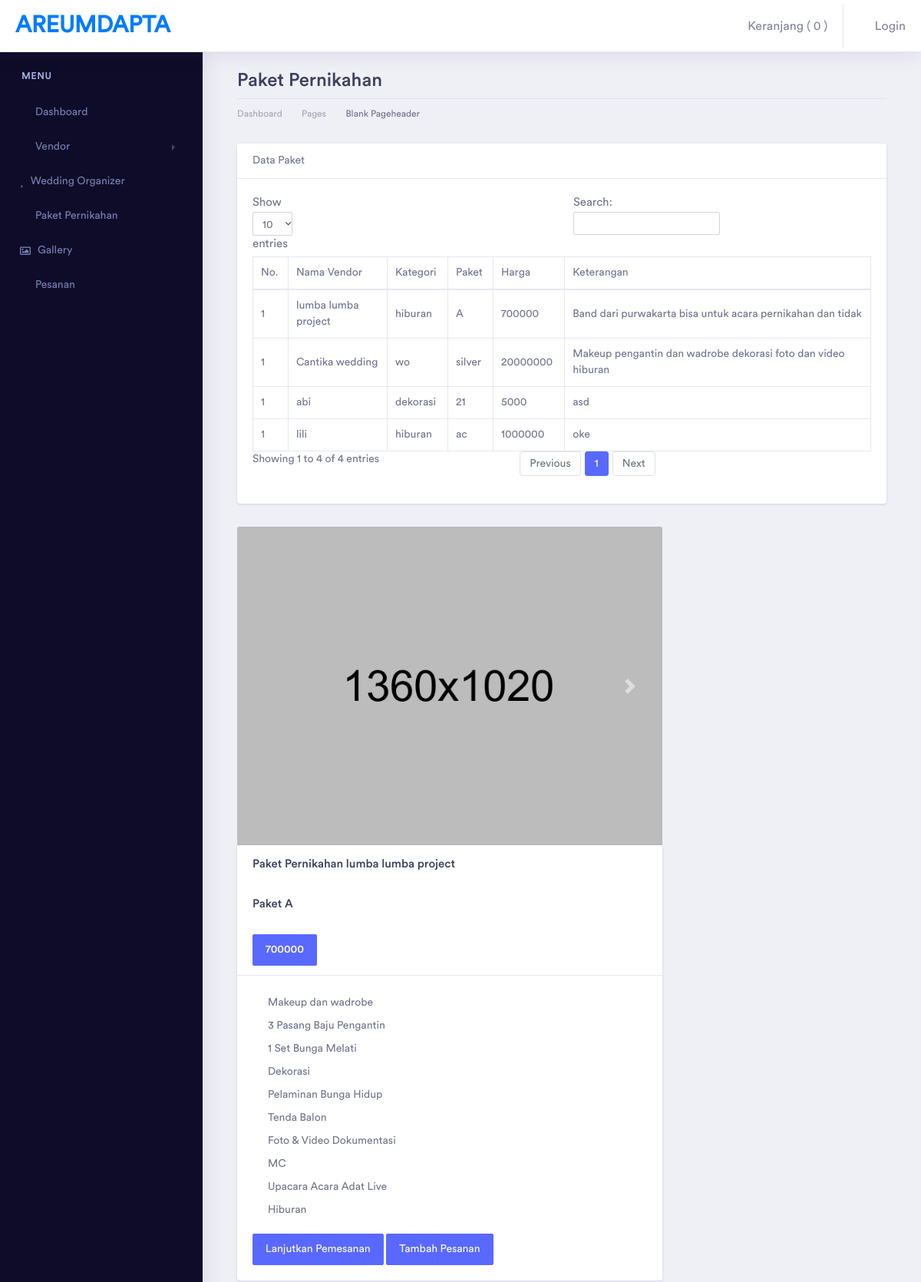
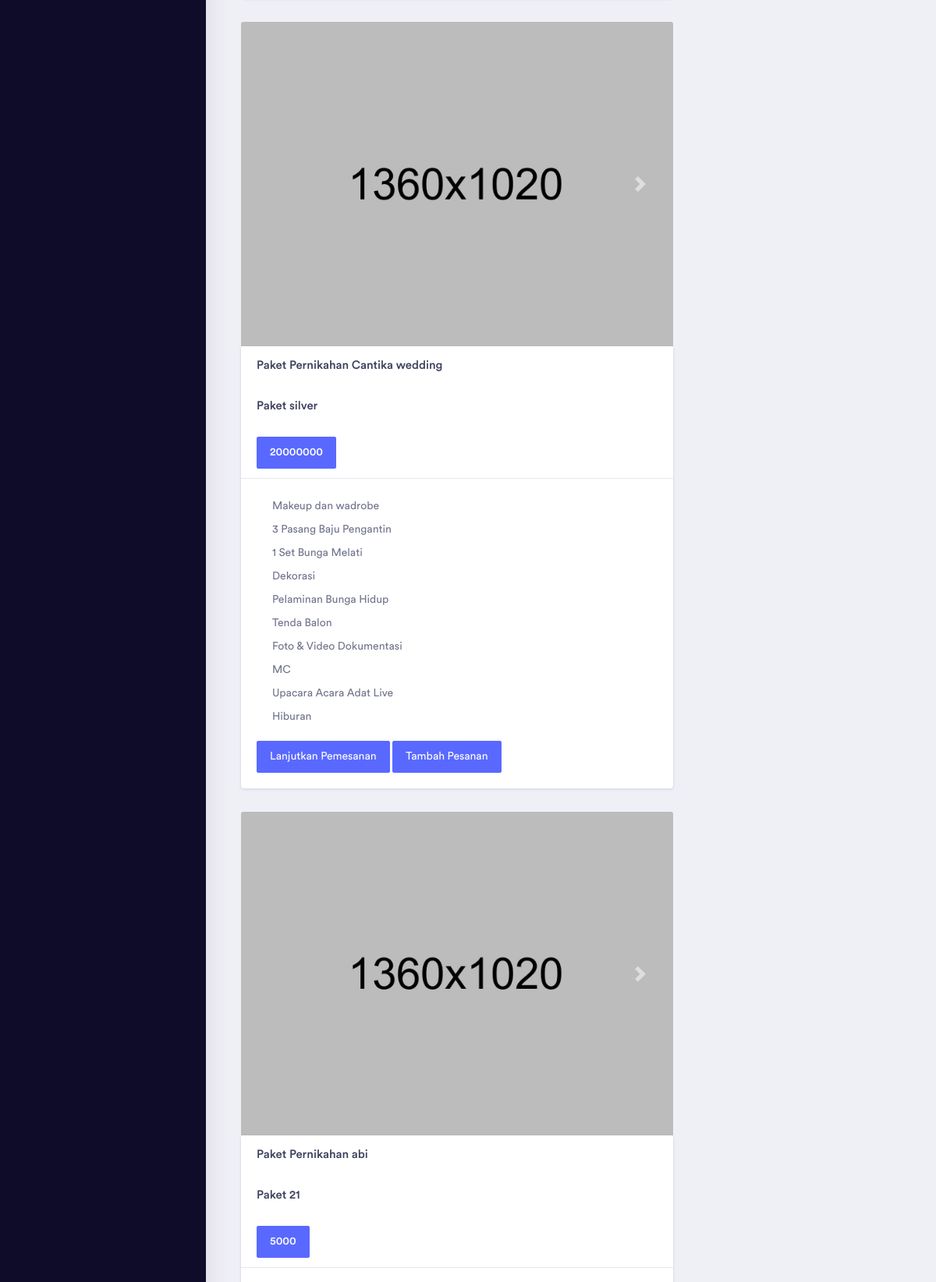
The page /index.php/user/paket (upper part) on the database its author committed (2 pictures, top to bottom).
### tables this page shows
CREATE TABLE `tb_jasa` (
  `idjasa` int(11) NOT NULL,
  `fk_idvendor` int(11) NOT NULL,
  `nama_vendor` varchar(128) NOT NULL,
  `kategori` varchar(128) NOT NULL,
  `paket` varchar(128) NOT NULL,
  `harga` int(11) NOT NULL,
  `keterangan` varchar(128) NOT NULL,
  `image` varchar(255) NOT NULL
);

### application/controllers/User.php (called while the page is built, shortened)
<?php
class User extends CI_Controller {
    function __construct()
    {
 		$this->load->model('M_All');
 	}
    public function paket()
    {
        $where_user = array('username' => $this->session->userdata('username'), );
        $data['user'] = $this->M_All->view_where('user', $where_user)->row_array();
        $data['wedding'] = $this->M_All->get('tb_jasa')->result();
        $this->load->view('beranda/header', $data);
        $this->load->view('konten/home/Paket');
        $this->load->view('beranda/footer');
    }
}

### index.php (called while the page is built, shortened)
<?php
require_once BASEPATH.'core/CodeIgniter.php';

### application/models/M_All.php (called while the page is built, shortened)
<?php
class M_All extends CI_Model{
    public function get($table)
    {
        return $this->db->get($table);
    }
}

### application/views/konten/home/paket.php (the view, shortened to what this page needs)
<div class="dashboard-wrapper">
    <div class="container-fluid dashboard-content">
        <div class="row">
            <div class="col-xl-12 col-lg-12 col-md-12 col-sm-12 col-12">
                <div class="page-header">
                    <h2 class="pageheader-title">Paket Pernikahan </h2>
                    <div class="page-breadcrumb">
                        <nav aria-label="breadcrumb">
                            <ol class="breadcrumb">
                                <li class="breadcrumb-item"><a href="#" class="breadcrumb-link">Dashboard</a></li>
                                <li class="breadcrumb-item"><a href="#" class="breadcrumb-link">Pages</a></li>
                                <li class="breadcrumb-item active" aria-current="page">Blank Pageheader</li>
                            </ol>
                        </nav>
                    </div>
                </div>
            </div>
        </div>
        <div class="row">
            <div class="col">
                <div class="card">
                    <div class="card-header">
                        Data Paket
                    </div>
                    <div class="card-body">
                        <div class="table-responsive">
                            <table class="table table-bordered" id="dataTable" width="100%" cellspacing="0">
                                <thead>
                                    <tr>
                                        <td>No.</td>
                                        <td>Nama Vendor</td>
                                        <td>Kategori</td>
                                        <td>Paket</td>
                                        <td>Harga</td>
                                        <td>Keterangan</td>
                                    </tr>
                                </thead>
                                <tbody>
                                <?php foreach ($wedding as $w): ?>
                                    <tr>
                                        <td>1</td>
                                        <td><?= $w->nama_vendor ?></td>
                                        <td><?= $w->kategori ?></td>
                                        <td><?= $w->paket ?></td>
                                        <td><?= $w->harga ?></td>
                                        <td><?= $w->keterangan ?></td>
                                    </tr>
                                <?php endforeach; ?>
                                </tbody>
                            </table>
                        </div>
                    </div>
                </div>
            </div>
            </div>
            <div class="row">
            <div class="col-xl-8 col-lg-10 col-md-6 col-sm-12 col-12">
                <?php foreach ($wedding as $wo) : ?>
                    <div id="carouselExampleControls" class="carousel slide" data-ride="carousel">
                        <div class="carousel-inner">
                            <div class="carousel-item active">
                                <img class="card-img-top" src="assets/images/card-img.jpg" alt="Card image cap">
                            </div>
                            <a class="carousel-control-next" href="#carouselExampleControls" role="button" data-slide="next">
                                <span class="carousel-control-next-icon" aria-hidden="true"></span>
                                <span class="sr-only">Next</span> </a>
                        </div>
                        <div class="card" id="styled-list">
                            <h5 class="card-header">Paket Pernikahan <?php echo $wo->nama_vendor ?> <br><br>
                                Paket <?php echo $wo->paket ?> <br> <br>
                                <div class="btn btn-primary"> <?php echo $wo->harga ?></div>
                            </h5>
                            <div class="card-body">
                                <ul class="list-unstyled arrow">
                                    <li>Makeup dan wadrobe</li>
                                    <li>3 Pasang Baju Pengantin</li>
                                    <li>1 Set Bunga Melati</li>
                                    <li>Dekorasi</li>
                                    <li>Pelaminan Bunga Hidup</li>
                                    <li>Tenda Balon</li>
                                    <li>Foto & Video Dokumentasi</li>
                                    <li>MC</li>
                                    <li>Upacara Acara Adat Live</li>
                                    <li>Hiburan</li>
                                </ul>
                                <a href="<?= base_url('home/pemesanan') ?>" class="btn btn-primary">Lanjutkan Pemesanan</a>
                                <?php echo anchor('jasa/tambah_ke_pesanan/' . $wo->idjasa, '<div class="btn btn-primary">Tambah Pesanan
                    </div>') ?>
                            </div>
                        </div>
                    <?php endforeach; ?>
                    </div>
            </div>
        </div>
    </div>

### application/views/beranda/header.php (shortened to what this page needs)
<!doctype html>
<html lang="en">
<head>
    <link rel="stylesheet" href="<?= base_url('assets/'); ?>vendor/bootstrap/css/bootstrap.min.css">
    <link href="<?= base_url('assets/'); ?>vendor/fonts/circular-std/style.css" rel="stylesheet">
    <link rel="stylesheet" href="<?= base_url('assets/'); ?>libs/css/style.css">
    <link rel="stylesheet" href="<?= base_url('assets/'); ?>vendor/fonts/fontawesome/css/fontawesome-all.css">
    <link rel="stylesheet" href="<?= base_url('assets/'); ?>vendor/charts/chartist-bundle/chartist.css">
    <link rel="stylesheet" href="<?= base_url('assets/'); ?>vendor/charts/morris-bundle/morris.css">
    <link rel="stylesheet" href="<?= base_url('assets/'); ?>vendor/fonts/material-design-iconic-font/css/materialdesignicons.min.css">
    <link rel="stylesheet" href="<?= base_url('assets/'); ?>vendor/charts/c3charts/c3.css">
    <link rel="stylesheet" href="<?= base_url('assets/'); ?>vendor/fonts/flag-icon-css/flag-icon.min.css">
</head>
<body>
    <div class="dashboard-main-wrapper">
        <div class="dashboard-header">
            <nav class="navbar navbar-expand-lg bg-white fixed-top">
                <a class="navbar-brand" href="index.html">areumdapta</a>
                <div class="collapse navbar-collapse " id="navbarSupportedContent">
                    <ul class="navbar-nav ml-auto navbar-right-top">
                        <div class="nav-item dropdown nav-user">
                            <a class="nav-link nav-user-img" href="#" id="navbarDropdownMenuLink2" data-toggle="dropdown" aria-haspopup="true" aria-expanded="false"><i class="fas fa-shopping-cart mr-2"></i>Keranjang ( <?= $this->cart->total_items()?> )</a>
                        </div>
                        <?php if ($this->session->userdata('status') != 'login'): ?>
                            <li class="nav-item dropdown nav-user">
                                <a class="nav-link nav-user-img" href="#" id="navbarDropdownMenuLink2" data-toggle="dropdown" aria-haspopup="true" aria-expanded="false"><i class="fas fa-user mr-2"></i>Login</a>
                            </li>
                        <?php endif; ?>
                    </ul>
                </div>
            </nav>
        </div>
    </div>
    <div class="nav-left-sidebar sidebar-dark">
        <div class="menu-list">
            <nav class="navbar navbar-expand-lg navbar-light">
                <div class="collapse navbar-collapse" id="navbarNav">
                    <ul class="navbar-nav flex-column">
                        <li class="nav-divider">
                            Menu
                        </li>
                        <li class="nav-item ">
                            <a class="nav-link" href="<?= base_url('beranda'); ?>"><i class="fas fa-tachometer-alt"></i>Dashboard</a>
                        </li>
                        <li class="nav-item">
                            <a class="nav-link" href="" data-toggle="collapse" aria-expanded="false" data-target="#submenu-2" aria-controls="submenu-2"><i class="fas fa-hand-holding-heart"></i>Vendor</a>
                        </li>
                        <li class="nav-item">
                            <a class="nav-link" href="<?= base_url('beranda/wedding_organizer') ?>"><i class="fas fa-heart"></i>Wedding Organizer</a>
                        <li class="nav-item ">
                            <a class="nav-link" href="<?= base_url('beranda/paket') ?>"><i class="fas fa-list-alt"></i>Paket Pernikahan</a>
                        </li>
                        <li class="nav-item">
                            <a class="nav-link" href="<?= base_url('gallery') ?>"><i class="far fa-image"></i>Gallery</a>
                        </li>
                        <li class="nav-item">
                            <a class="nav-link" href="<?= base_url('beranda/pesanan') ?>"><i class="fas fa-th-list"></i>Pesanan</a>
                        </li>
                    </ul>
                </div>
            </nav>
        </div>
    </div>
    <div class="container-fluid">

### application/views/beranda/footer.php (shortened to what this page needs)
</div>
</body>
</html>

### rows shown on the page
tb_jasa: nama_vendor "lumba lumba project", kategori "hiburan", paket "A", harga "700000", keterangan "Band dari purwakarta bisa untuk acara pernikahan dan tidak", idjasa "Tambah Pesanan"
tb_jasa: nama_vendor "Cantika wedding", kategori "wo", paket "silver", harga "20000000", keterangan "Makeup pengantin dan wadrobe dekorasi foto dan video hiburan", idjasa "Tambah Pesanan"
tb_jasa: nama_vendor "abi", kategori "dekorasi", paket "21", harga "5000", keterangan "asd"
tb_jasa: nama_vendor "lili", kategori "hiburan", paket "ac", harga "1000000", keterangan "oke"

### other values the page prints
$this->cart->total_items() "0"
